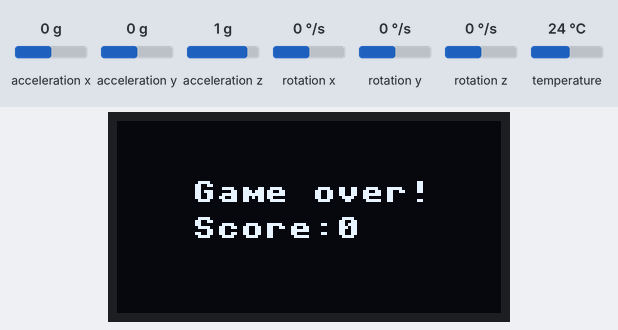
Recording of a program running on a simulated ESP32 board running MicroPython. On the bench: 128×64 one-colour display. Inputs (shaded band) come from the test bench; at power-on: acceleration x 0 g, acceleration y 0 g, acceleration z 1 g, rotation x 0 °/s, rotation y 0 °/s, rotation z 0 °/s, temperature 24 °C. Random numbers come from a fixed seed. At 2.5 s the program stops and its outputs stay as they are.

Above: at 2.5 s.

The program:

main.py
```python
# snake 贪吃蛇

from machine import Pin, I2C
from ssd1306 import SSD1306_I2C
from mpu6050 import MPU6050
import random
import time

i2c = I2C(0, sda=Pin(7), scl=Pin(6), freq=400000)
oled = SSD1306_I2C(128, 64, i2c)
imu = MPU6050(i2c)


WIDTH, HEIGHT = 127, 63


class Direction():
    """
    贪吃蛇方向,含上下左右
    """

    UP = 0
    DOWN = 1
    LEFT = 2
    RIGHT = 3


class GameState():
    """
    游戏状态
    """
    PLAYING = 0
    PAUSE = 1
    WIN = 2
    FAIL = 3


class Snake():
    """
    贪吃蛇

    构建snake

    :param cube(int): 网格大小默认4
    """

    def __init__(self, cube=4):

        self.cube_width = cube
        self.grid_width_num, self.grid_height_num = WIDTH // self.cube_width, HEIGHT // self.cube_width
        self.snake_body = []
        self.snake_body.append((int(self.grid_width_num // 2 * self.cube_width),
                                int(self.grid_height_num // 2 * self.cube_width)))  # 添加贪吃蛇的“头”
        self.food_pos = self.generate_food()
        self.direction = Direction.LEFT

    def draw_grids(self):
        """
        绘制网格
        """
        for i in range(self.grid_width_num + 1):
            oled.vline(self.cube_width * i, 0, HEIGHT, 1)

        for i in range(self.grid_height_num + 1):
            oled.hline(0, self.cube_width * i, WIDTH, 1)

    def draw_body(self):
        """
        绘制snake
        """
        for sb in self.snake_body:
            # pygame.draw.rect(screen, WHITE, (sb[0], sb[1], CUBE_WIDTH, CUBE_WIDTH))
            oled.fill_rect(sb[0], sb[1], self.cube_width, self.cube_width, 1)

    def generate_food(self):
        """
        随机产生一个食物
        """
        self.food_pos = (random.randint(0, self.cube_width - 1), random.randint(0, self.grid_height_num - 1))
        return self.food_pos

    def draw_food(self):
        """
        绘制食物
        """
        oled.fill_rect(self.food_pos[0] * self.cube_width, self.food_pos[1] * self.cube_width, self.cube_width,
                       self.cube_width, 1)

    def grow(self):
        """
        判断贪吃蛇是否吃到了事物，如果吃到了我们就加长小蛇的身体
        """
        if self.snake_body[0][0] == self.food_pos[0] * self.cube_width and \
                self.snake_body[0][1] == self.food_pos[1] * self.cube_width:
            return True

        return False

    def refresh(self):
        """
        更新小蛇身体的位置
        """
        for i in range(len(self.snake_body) - 1, 0, -1):
            self.snake_body[i] = self.snake_body[i - 1]

    def move(self):
        """
        移动snake身体
        """
        if self.direction == Direction.UP:
            self.snake_body[0] = (self.snake_body[0][0], self.snake_body[0][1] - self.cube_width)

        elif self.direction == Direction.DOWN:
            self.snake_body[0] = (self.snake_body[0][0], self.snake_body[0][1] + self.cube_width)

        # top += cube_width
        elif self.direction == Direction.LEFT:

            self.snake_body[0] = (self.snake_body[0][0] - self.cube_width, self.snake_body[0][1])

        # left -= cube_width
        elif self.direction == Direction.RIGHT:
            self.snake_body[0] = (self.snake_body[0][0] + self.cube_width, self.snake_body[0][1])


class Game():
    """
    snake游戏控制
    """

    def __init__(self, fps=8):
        self.snake = Snake()
        self.get_body = self.snake.snake_body
        self.state = None
        self.fps = fps
        self.handles_cb = None

    def is_win(self):
        """
        判断是否赢
        """
        return len(self.get_body) == WIDTH * HEIGHT - 1

    def is_fail(self):
        """
        判断是否输
        """
        if not 0 <= self.get_body[0][0] < WIDTH or not 0 <= self.get_body[0][1] < HEIGHT:
            return True

        return False

    @property
    def score(self):
        """
        游戏分数
        """
        return len(self.get_body) - 1

    def handles_accele(self, threshold=0.2):
        """
        掌控板加速度控制
        """
        v = imu.get_values()
        x = v['AcX']/16384.0
        y = v['AcY']/16384.0
        if y <= 1 and y >= -1:
            if abs(y) > threshold:
                if y > 0:
                    self.snake.direction = Direction.LEFT
                else:
                    self.snake.direction = Direction.RIGHT
        if x <= 1 and x >= -1:
            if abs(x) > threshold:
                if x > 0:
                    self.snake.direction = Direction.DOWN
                else:
                    self.snake.direction = Direction.UP

    def handles_callback(self, f):
        """
        游戏控制回调函数,可外部自定义控制方式
        """
        self.handles_cb = f

    def run(self):
        """
        游戏运行
        """
        self.state = GameState.PLAYING
        update_time = time.ticks_ms()

        while self.state == GameState.PLAYING:  # 游戏状态为PLAYING

            self.handles_cb()  # 游戏控制回调函数

            # 显示帧刷新,刷新方块位置
            if time.ticks_diff(time.ticks_ms(), update_time) > (1000 // self.fps):

                last_pos = self.get_body[-1]  # 这里需要保存一下尾部的位置，如果小蛇迟到了食物，需要在尾部增长

                self.snake.refresh()  # 更新小蛇身体的位置
                self.snake.move()  # 改变头部的位置

                if self.snake.grow():  # 判断小蛇是否吃到了事物，吃到了就成长,如果吃到了事物我们就产生一个新的食物
                    self.snake.generate_food()
                    self.get_body.append(last_pos)

                oled.fill(0)  # 清屏
                self.snake.draw_body()  # 画小蛇的身体
                self.snake.draw_food()  # 画出食物

                oled.show()  # 显示生效
                update_time = time.ticks_ms()  # 刷新帧时间

                if self.is_fail():  # 判断if输
                    self.state = GameState.FAIL
                    break
                if self.is_win():  # 判断if赢
                    self.state = GameState.WIN
                    break

        if self.state == GameState.FAIL:  # 输了,显示分数
            oled.fill(0)
            oled.text('Game over!', 25, 20)
            oled.text('Score:%d' % self.score, 25, 32)
            oled.show()

        if self.state == GameState.WIN:  # 赢了！
            oled.fill(0)
            oled.text('You win!', 25, 20)
            oled.show()


if __name__ == '__main__':
    game = Game(fps=8)
    game.handles_callback(game.handles_accele)
    game.run()
```
